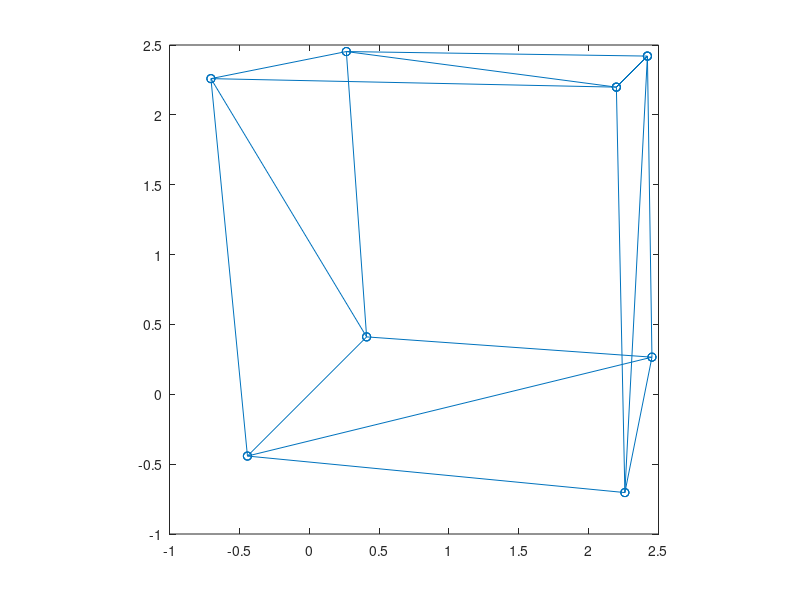

Here is the MATLAB script that generated this plot:
s = 6;  % Distance from origin to screen
d = 8;  % Distance from screen to camera

E = [3, 3, s+d];
T = [0, 0, 0];
t_n = (T-E)/norm(T-E);


vertices = [
    2, 2, 0;
    2, -2, 0;
    -2, -2, 0;
    -2, 2, 0;
    
    2, 2, 4;
    2, -2, 4;
    -2, -2, 4;
    -2, 2, 4;
];

edges = [
    1 2;
    2 3;
    3 4;
    4 1;
    
    5 6;
    6 7;
    7 8;
    8 5;
    
    5 1;
    6 2;
    7 3;
    8 4;
    5 1;  % Temp...
];

p = vertices(edges', :);

r = E - p;
r_n = r/norm(r);

p = (d./(r_n*t_n')) .* r_n + E;

fig = figure('Name', 'Object');
plot(p(:,1), p(:,2), '-o');

axis square;